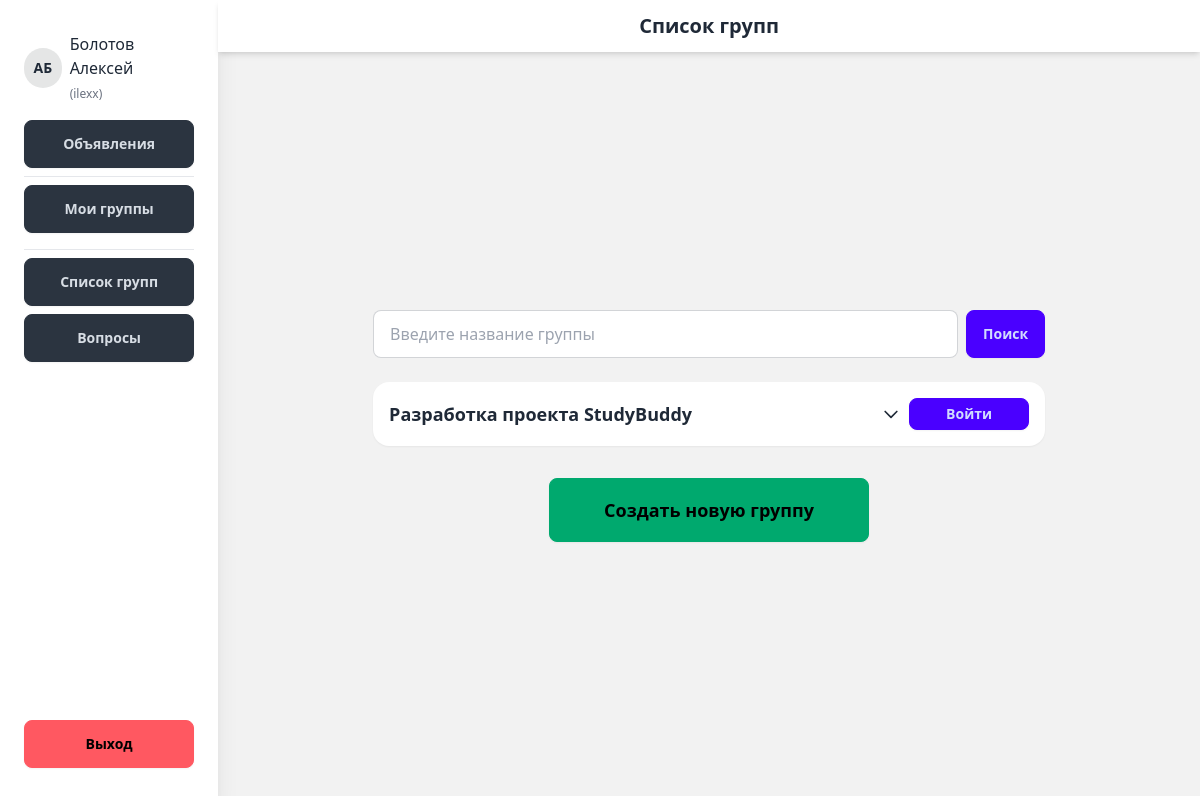
Page /groups/ (signed in) on the committed database.
### accounts/models.py (models this page shows, shortened)
class User(AbstractUser):
    ROLE_CHOICES = (
        ('admin', 'Администратор'),
        ('user', 'Пользователь'),
    )
    role = models.CharField(
        max_length=10,
        choices=ROLE_CHOICES,
        default='user',
        verbose_name='Роль'
    )

class Profile(models.Model):
    user = models.OneToOneField(User, on_delete=models.CASCADE, related_name='profile')
    last_name = models.CharField(max_length=100, verbose_name='Фамилия', blank=False)
    first_name = models.CharField(max_length=100, verbose_name='Имя', blank=False)
    patronymic = models.CharField(max_length=100, verbose_name='Отчество', blank=False)
    birth_date = models.DateField(null=True, blank=False, verbose_name='Дата рождения')
    institution = models.CharField(max_length=255, verbose_name='Учебное заведение', blank=True)
    faculty = models.CharField(max_length=255, verbose_name='Факультет', blank=True)
    study_group = models.CharField(max_length=255, verbose_name='Группа', blank=True)
    photo = models.ImageField(upload_to='profile_photos/', blank=True, null=True, verbose_name='Фото профиля')

### groups/models.py (models this page shows, shortened)
class StudyGroup(models.Model):
    name = models.CharField(max_length=255, verbose_name='Название группы')
    description = models.TextField(blank=True, verbose_name='Описание группы')
    owner = models.ForeignKey(settings.AUTH_USER_MODEL,
                on_delete=models.CASCADE,
                related_name='owned_groups',
                null=True,
                blank=True
    )
    members = models.ManyToManyField(
        settings.AUTH_USER_MODEL,
        blank=True,
        related_name='study_groups'
    )
    access_requests = models.ManyToManyField(
        settings.AUTH_USER_MODEL,
        blank=True,
        related_name='group_access_requests'
    )

### groups/views.py (the view)
# urls.py: path('', views.group_list_view, name='group_list'),
@login_required
def group_list_view(request):
    query = request.GET.get('q', '')  # Получаем значение из параметра 'q'
    if query:
        groups = StudyGroup.objects.filter(name__icontains=query)  # Фильтруем группы по имени
    else:
        groups = StudyGroup.objects.all()  # Если запроса нет, выводим все группы
    return render(request, 'groups/group_list.html', {'groups': groups, 'query': query})

### templates/groups/group_list.html (shortened to what this page needs)
{% extends 'base.html' %}
{% block page_title %}Список групп{% endblock %}
{% block content %}
<div class="w-full max-w-2xl mx-auto">
  <form
    method="get"
    action="{% url 'groups:group_list' %}"
    class="flex flex-col sm:flex-row gap-2 mb-6"
  >
    <input
      type="text"
      name="q"
      value="{{ query }}"
      placeholder="Введите название группы"
      class="input input-bordered w-full sm:w-auto flex-grow"
    />
    <button type="submit" class="btn btn-primary">Поиск</button>
  </form>
  <div class="space-y-4">
    {% for group in groups %}
    <div class="card bg-base-100 shadow-sm">
      <div
        class="card-body flex flex-col sm:flex-row sm:items-center justify-between p-4 gap-2"
      >
        <div class="flex-1 min-w-0">
          <button
            type="button"
            class="w-full flex items-center justify-between focus:outline-none group-title"
            onclick="toggleGroupDescription(this)"
          >
            <span class="card-title text-lg font-semibold break-words text-left"
              >{{ group.name }}</span
            >
            <svg
              class="ml-2 w-5 h-5 transition-transform duration-200"
              fill="none"
              stroke="currentColor"
              stroke-width="2"
              viewBox="0 0 24 24"
            >
              <path
                class="arrow"
                stroke-linecap="round"
                stroke-linejoin="round"
                d="M19 9l-7 7-7-7"
              />
            </svg>
          </button>
        </div>
        <div
          class="flex flex-row sm:flex-col items-end sm:items-end gap-2 mt-2 sm:mt-0 min-w-[120px]"
        >
          {% if user in group.members.all %}
          <a
            href="{% url 'groups:group_detail' group.pk %}"
            class="btn btn-primary btn-sm w-full"
            >Войти</a
          >
          {% elif user in group.access_requests.all %}
          <span class="badge badge-warning text-xs">Доступ запрошен</span>
          {% else %}
          <a
            href="{% url 'groups:request_access' group.pk %}"
            class="btn btn-outline btn-primary btn-sm w-full"
            >Запросить доступ</a
          >
          {% endif %}
        </div>
      </div>
    </div>
    {% empty %}
    <div class="text-center text-base-content/60 py-8">Группы не найдены</div>
    {% endfor %}
  </div>
  <div class="flex justify-center mt-8">
    <a
      href="{% url 'groups:create_group' %}"
      class="btn btn-success btn-lg w-full max-w-xs"
    >
      Создать новую группу
    </a>
  </div>
</div>
{% endblock %}

### templates/base.html (shortened to what this page needs)
<!DOCTYPE html>
<html lang="ru">
<head>
  {% load static %}
  <link href="https://cdn.jsdelivr.net/npm/daisyui@4.10.2/dist/full.min.css" rel="stylesheet" type="text/css" />
  <script src="https://cdn.tailwindcss.com"></script>
</head>
<body class="bg-base-200 min-h-screen font-sans">
  <div class="min-h-screen flex">
    {% if user.is_authenticated %}
    <aside class="hidden md:flex flex-col justify-between w-64 bg-base-100 shadow-xl px-6 py-8">
      <div>
        <a href="{% url 'accounts:profile' %}" class="flex items-center gap-2 mb-4 hover:underline">
          {% if user.profile.photo %}
          <img src="{{ user.profile.photo.url }}" class="w-10 h-10 rounded-full object-cover ring ring-primary">
          {% else %}
          <div class="w-10 h-10 rounded-full bg-base-300 flex items-center justify-center text-sm font-bold">
            {{ user.profile.first_name|first }}{{ user.profile.last_name|first }}
          </div>
          {% endif %}
          <span class="text-left">
            {{ user.profile.last_name }} {{ user.profile.first_name }}<br>
            <span class="text-xs text-gray-500">({{ user.username }})</span>
          </span>
        </a>
        <a href="{% url 'announcements:list' %}" class="btn btn-neutral w-full">Объявления</a>
        <hr class="my-2" />
        <a href="{% url 'accounts:my_groups' %}" class="btn btn-neutral w-full mb-2">Мои группы</a>
        <hr class="my-2" />
        <a href="{% url 'groups:group_list' %}" class="btn btn-neutral w-full mb-2">Список групп</a>
        <a href="{% url 'questions:question_list' %}" class="btn btn-neutral w-full">Вопросы</a>
      </div>
      <div class="mt-8 space-y-2">
        <a href="{% url 'accounts:logout' %}" class="btn btn-error w-full">Выход</a>
      </div>
    </aside>
    {% endif %}
    <div class="flex flex-col flex-grow w-full min-h-screen">
      <header class="bg-base-100 shadow-md px-4 py-3 flex items-center justify-center relative">
        <h1 class="text-center font-semibold text-xl w-full">{% block page_title %}{% endblock %}</h1>
      </header>
      <main class="flex-grow flex items-center justify-center px-4 py-6">
        {% block content %}{% endblock %}
      </main>
    </div>
  </div>
</body>
</html>

### rows in the picture
User: profile.first_name|first "А", profile.last_name|first "Б", profile.last_name "Болотов", profile.first_name "Алексей", username "ilexx"
StudyGroup: name "Разработка проекта StudyBuddy", shows "Войти"
